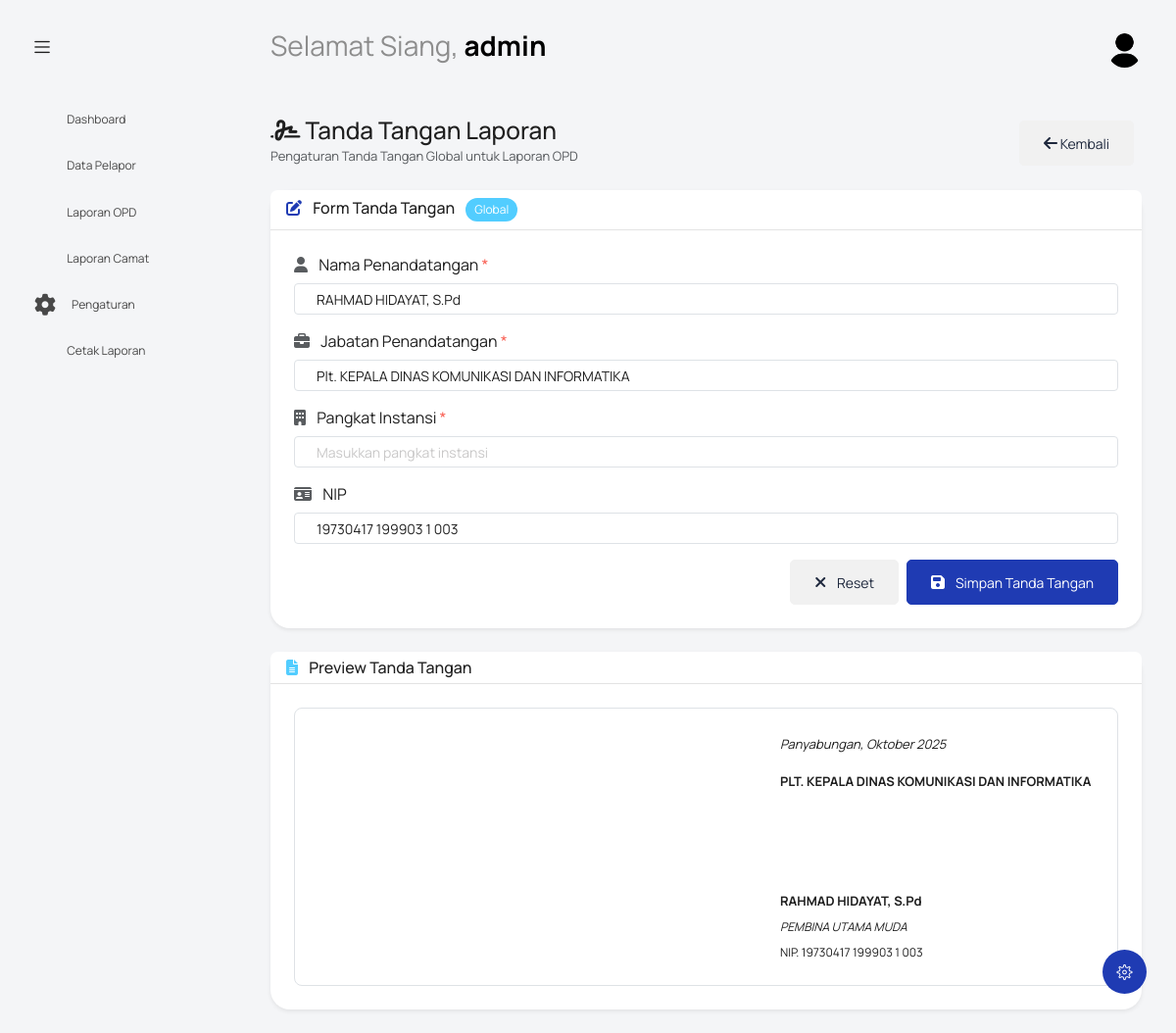
Page /index.php?controller=laporan&action=tandaTangan&id=0&type=opd (signed in) on the committed database.
### tables this page shows
CREATE TABLE `ttd_laporan` (
  `id_ttd_laporan` int NOT NULL,
  `pangkat` varchar(100) NOT NULL,
  `nama_penanda_tangan` varchar(100) NOT NULL,
  `jabatan_penanda_tangan` varchar(100) NOT NULL,
  `nip` varchar(50) DEFAULT NULL
);

### controllers/LaporanController.php (called while the page is built, shortened)
<?php
require_once 'models/LaporanModel.php';
class LaporanController
{
    private $laporanModel;
    public function __construct()
    {
        $this->laporanModel = new LaporanModel();
        $this->laporanModel->createTTDTable();
    }
    public function tandaTangan()
    {
        $id = $_GET['id'] ?? 0;
        $type = $_GET['type'] ?? 'camat';
        if ($id == 0) {
            $laporan = null;
        }
        $signature = $this->laporanModel->getSignature($id, $type);
        include 'views/laporan/tanda-tangan.php';
    }
}

### config/koneksi.php (called while the page is built, shortened)
<?php
$koneksi = new mysqli(DB_HOST, DB_USER, DB_PASS, DB_NAME);
$koneksi->set_charset("utf8mb4");
function getKoneksi() {
    global $koneksi;
    return $koneksi;
}

### models/LaporanModel.php (called while the page is built, shortened)
<?php
require_once __DIR__ . '/../config/koneksi.php';
class LaporanModel {
    private $db;
    public function __construct() {
        $this->db = getKoneksi();
    }
    public function getSignature($id_laporan = null, $type = null) {
        $query = "SELECT * FROM ttd_laporan ORDER BY id_ttd_laporan DESC LIMIT 1";
        $result = $this->db->query($query);
        if ($result && $result->num_rows > 0) {
            $signature = $result->fetch_assoc();
            $signature['tempat'] = 'Panyabungan';
            $signature['tanggal_format'] = $this->formatTanggalIndo(date('Y-m-d'));
            $signature['nama_penandatangan'] = $signature['nama_penanda_tangan'];
            $signature['jabatan_penanda_tangan'] = $signature['jabatan_penanda_tangan'];
            return $signature;
        }
        return null;
    }
    private function formatTanggalIndo($tanggal) {
        $hari = ['Minggu', 'Senin', 'Selasa', 'Rabu', 'Kamis', 'Jumat', 'Sabtu'];
        $bulan = ['Januari', 'Februari', 'Maret', 'April', 'Mei', 'Juni',
                  'Juli', 'Agustus', 'September', 'Oktober', 'November', 'Desember'];
        $timestamp = strtotime($tanggal);
        $nama_hari = $hari[date('w', $timestamp)];
        $tanggal_num = date('d', $timestamp);
        $nama_bulan = $bulan[date('n', $timestamp) - 1];
        $tahun = date('Y', $timestamp);
        return "$nama_hari, $tanggal_num $nama_bulan $tahun";
    }
}

### views/laporan/tanda-tangan.php (the view, shortened to what this page needs)
<?php
include 'template/header.php';
?>
<body class="with-welcome-text">
  <div class="container-scroller">
    <?php include 'template/navbar.php'; ?>
    <div class="container-fluid page-body-wrapper">
      <?php include 'template/setting_panel.php'; ?>
      <?php include 'template/sidebar.php'; ?>
      <div class="main-panel">
        <div class="content-wrapper">
          <div class="row">
            <div class="col-sm-12">
              <div class="d-flex align-items-center justify-content-between mb-4">
                <div>
                  <h3 class="page-title mb-1">
                    <i class="fas fa-signature"></i>
                    Tanda Tangan Laporan
                  </h3>
                  <p class="text-muted mb-0">
                    <?php
                    if ($laporan) {
                      if ($_GET['type'] === 'opd') {
                        echo 'Laporan OPD: ' . htmlspecialchars($laporan['nama_kegiatan']);
                      } else {
                        echo 'Laporan Camat: ' . htmlspecialchars($laporan['nama_pelapor']);
                      }
                    } else {
                      if ($_GET['type'] === 'opd') {
                        echo 'Pengaturan Tanda Tangan Global untuk Laporan OPD';
                      } else {
                        echo 'Pengaturan Tanda Tangan Global untuk Laporan Camat';
                      }
                    }
                    ?>
                  </p>
                </div>
                <div>
                  <a href="index.php?controller=laporan&action=index&tab=<?php echo htmlspecialchars($_GET['type']); ?>" class="btn btn-secondary me-2">
                    <i class="fas fa-arrow-left"></i> Kembali
                  </a>
                </div>
              </div>
              <div class="card border-0 shadow-sm mb-4">
                <div class="card-header bg-white">
                  <h5 class="mb-0">
                    <i class="fas fa-edit text-primary me-2"></i>
                    Form Tanda Tangan
                    <?php if (!$laporan): ?>
                      <span class="badge bg-info ms-2">Global</span>
                    <?php endif; ?>
                  </h5>
                </div>
                <div class="card-body">
                  <form id="signatureForm" enctype="multipart/form-data">
                    <div class="row">
                      <div class="col-12">
                        <div class="row">
                          <div class="col-md-12 mb-3">
                            <label for="nama_penanda_tangan" class="form-label">
                              <i class="fas fa-user text-muted me-2"></i>
                              Nama Penandatangan <span class="text-danger">*</span>
                            </label>
                            <input type="text" class="form-control" id="nama_penanda_tangan" name="nama_penanda_tangan" placeholder="Masukkan nama penandatangan" value="<?php echo $signature ? htmlspecialchars($signature['nama_penanda_tangan']) : 'RAHMAD HIDAYAT, S.Pd'; ?>" required>
                          </div>
                          <div class="col-md-12 mb-3">
                            <label for="jabatan_penanda_tangan" class="form-label">
                              <i class="fas fa-briefcase text-muted me-2"></i>
                              Jabatan Penandatangan <span class="text-danger">*</span>
                            </label>
                            <input type="text" class="form-control" id="jabatan_penanda_tangan" name="jabatan_penanda_tangan" placeholder="Masukkan jabatan penandatangan" value="<?php echo $signature ? htmlspecialchars($signature['jabatan_penanda_tangan']) : 'Plt. KEPALA DINAS KOMUNIKASI DAN INFORMATIKA'; ?>" required>
                          </div>
                          <div class="col-md-12 mb-3">
                            <label for="pangkat" class="form-label">
                              <i class="fas fa-building text-muted me-2"></i>
                              Pangkat Instansi <span class="text-danger">*</span>
                            </label>
                            <input type="text" class="form-control" id="pangkat" name="pangkat" placeholder="Masukkan pangkat instansi" value="<?php echo $signature ? htmlspecialchars($signature['pangkat']) : 'PEMBINA UTAMA MUDA '; ?>" required>
                          </div>
                          <div class="col-md-12 mb-3">
                            <label for="nip" class="form-label">
                              <i class="fas fa-id-card text-muted me-2"></i>
                              NIP
                            </label>
                            <input type="text" class="form-control" id="nip" name="nip" placeholder="Masukkan NIP" value="<?php echo $signature ? htmlspecialchars($signature['nip']) : '19730417 199903 1 003'; ?>">
                          </div>
                        </div>
                      </div>
                    </div>
                    <div class="d-flex gap-2 justify-content-end">
                      <button type="button" class="btn btn-secondary" id="resetBtn">
                        <i class="fas fa-times me-2"></i> Reset
                      </button>
                      <button type="submit" class="btn btn-primary" id="saveBtn">
                        <i class="fas fa-save me-2"></i> Simpan Tanda Tangan
                      </button>
                    </div>
                  </form>
                </div>
              </div>
              <div class="card border-0 shadow-sm">
                <div class="card-header bg-white">
                  <h5 class="mb-0">
                    <i class="fas fa-file-alt text-info me-2"></i>
                    Preview Tanda Tangan
                  </h5>
                </div>
                <div class="card-body">
                  <div class="border rounded p-4 bg-white" style="min-height: 220px; display: flex; justify-content: flex-end; align-items: flex-start;">
                    <div style="width: 320px; text-align: left;">
                      <div class="mb-3">
                        <span id="previewTempatTanggal" style="font-style: italic; font-size: 13px;">
                          Panyabungan,
                          <?php
                          $bulan = ['Januari', 'Februari', 'Maret', 'April', 'Mei', 'Juni', 'Juli', 'Agustus', 'September', 'Oktober', 'November', 'Desember'];
                          echo $bulan[date('n') - 1] . ' ' . date('Y');
                          ?>
                        </span>
                      </div>
                      <div class="mb-3">
                        <strong id="previewJabatan" style="text-transform: uppercase; font-size: 13px; line-height: 1.4;">
                          <?php
                          if ($signature) {
                            echo htmlspecialchars($signature['jabatan_penanda_tangan']);
                          } else {
                            echo 'Plt. KEPALA DINAS KOMUNIKASI DAN INFORMATIKA<br>KABUPATEN MANDAILING NATAL';
                          }
                          ?>
                        </strong>
                      </div>
                      <div class="mb-4" style="height: 60px;"></div>
                      <div class="mb-1">
                        <strong id="previewNama" style="font-size: 13px;">
                          <?php
                          if ($signature) {
                            echo htmlspecialchars($signature['nama_penanda_tangan']);
                          } else {
                            echo 'RAHMAD HIDAYAT, S.Pd';
                          }
                          ?>
                        </strong>
                      </div>
                      <div class="mb-1">
                        <em style="font-size: 12px;">PEMBINA UTAMA MUDA</em>
                      </div>
                      <div>
                        <small id="previewNIP" style="font-size: 12px;">
                          NIP.
                          <?php
                          if ($signature) {
                            echo htmlspecialchars($signature['nip']);
                          } else {
                            echo '19730417 199903 1 003';
                          }
                          ?>
                        </small>
                      </div>
                    </div>
                  </div>
                </div>
              </div>
            </div>
          </div>
        </div>
      </div>
    </div>
  </div>
</body>
</html>

### rows in the picture
ttd_laporan: nama_penanda_tangan "RAHMAD HIDAYAT, S.Pd", jabatan_penanda_tangan "Plt. KEPALA DINAS KOMUNIKASI DAN INFORMATIKA", nip "19730417 199903 1 003", jabatan_penanda_tangan "PLT. KEPALA DINAS KOMUNIKASI DAN INFORMATIKA"

### other values in the picture
$greeting "Selamat Siang"
$nama "admin"
